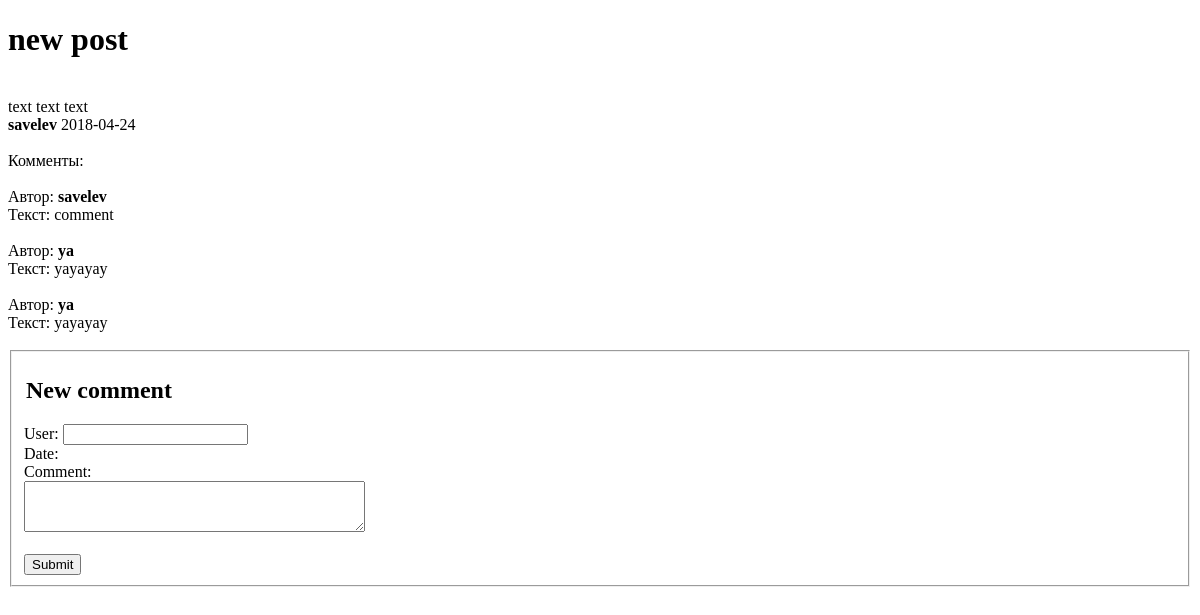
Page /2 on the earlier database version.
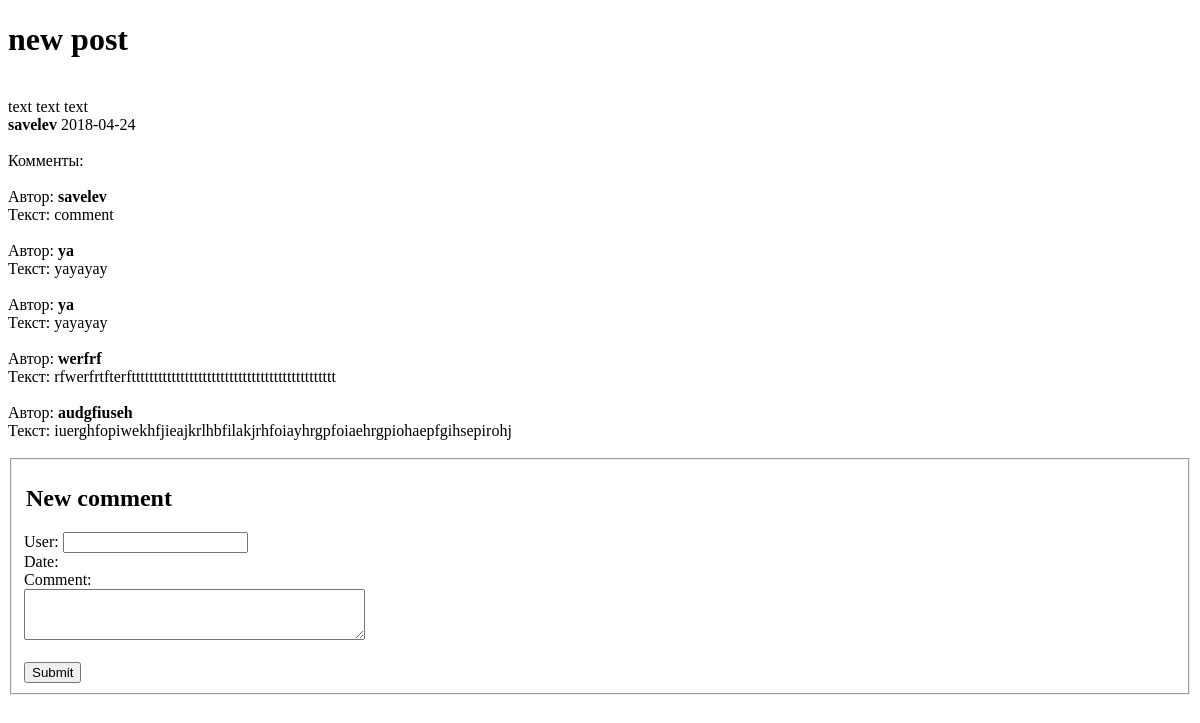
Same page on the later database version.
### models.py (models this page shows, shortened)
class Comment(db.Model):
    id = db.Column(db.Integer, primary_key=True, autoincrement=True)
    post_id = db.Column(
        db.Integer,
        db.ForeignKey('post.id'),
        nullable=False,
        index=True
    )
    post = db.relationship(Post, foreign_keys=[post_id, ])
    user = db.Column(db.String(140))
    content = db.Column(db.String(300), nullable=False)

### app.py (the view, shortened to what this page needs)
@app.route('/<id>', methods=['GET', 'POST'])
def home(id):
    from models import Post, Comment
    from forms import PostForm, CommentForm
    post = Post.query.filter_by(id=id).first()
    comments = Comment.query.filter_by(post_id=id)
    return render_template('article.html', post=post, comments=comments)

### templates/article.html (shortened to what this page needs)
<!DOCTYPE html>
<html lang="en">
<head>
</head>
<body>
<h1>{{ post.title }}</h1>
<br>
{{ post.content }}
<br>
<b>{{ post.author }}</b>        {{ post.date_created }}
<br>
<br>
Комменты:<br>
<br>
{% for item in comments %}
Автор: <b>{{ item.user }}</b><br>
Текст: {{ item.content }}<br>
<br>
{% endfor %}
<div>
        <form method="post">
            <fieldset>
                <div class="panel-primary">
                    <legend><h2>New comment</h2></legend>
                    User:
                    <input type="text" class="form-control" name="user">
                    <div class="panel-title">Date: </div>
                    <div class="panel-title">Comment:</div>
                    <textarea name="content" cols="40" rows="3"></textarea>
                    <br>
                    <br>
                    <input type="submit" class="btn btn-lg btn-success" value="Submit">
                </div>
            </fieldset>
        </form>
</div>
</body>
</html>

Differences in the rows shown:
added Comment: user "werfrf", content "rfwerfrtfterftttttttttttttttttttttttttttttttttttttttttttttt"
added Comment: user "audgfiuseh", content "iuerghfopiwekhfjieajkrlhbfilakjrhfoiayhrgpfoiaehrgpiohaepfgihsepirohj"
